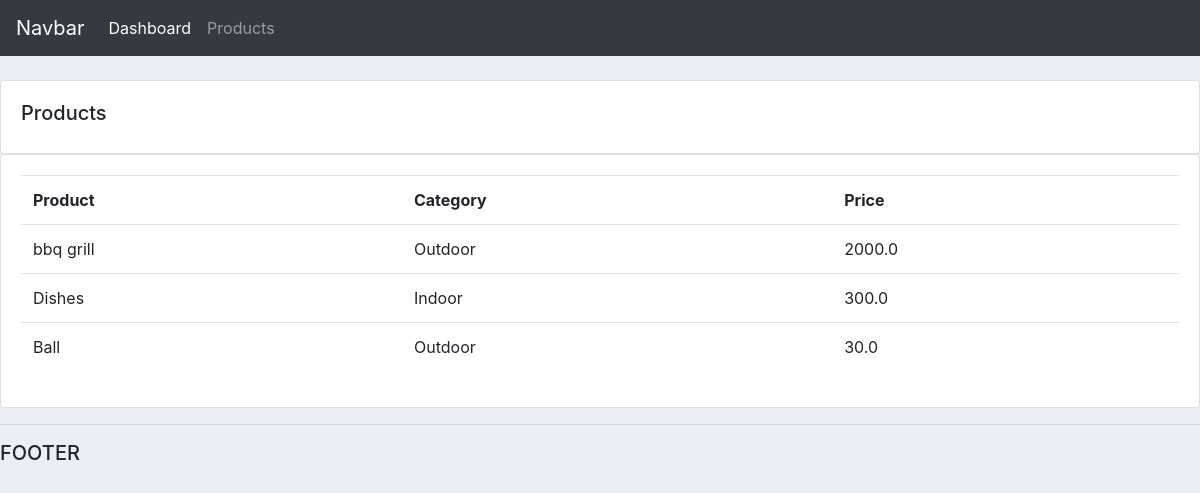
Screenshot of /products/ with the database file from the repository.
### accounts/models.py (models this page shows, shortened)
class Product(models.Model):
    CATEGORY = (
        ('Indoor', 'Indoor'),
        ('Outdoor', 'Outdoor')
    )
    name = models.CharField(max_length=200, null=True)
    price = models.FloatField(null=True)
    category = models.CharField(max_length=200, null=True, choices=CATEGORY)
    description = models.CharField(max_length=200, null=True, blank=True)
    date_created = models.DateTimeField(auto_now_add=True, null=True)
    tags = models.ManyToManyField(Tag)

### accounts/views.py (the view)
# urls.py: path('products/', views.products, name="products"),
def products(request):
    products = Product.objects.all()
    return render(request, 'accounts/products.html', {'products': products})

### accounts/templates/accounts/products.html
{%  extends 'accounts/main.html' %}
{% block content %}
		<br>
		<div class="row">
			<div class="col-md">
				<div class="card card-body">
					<h5>Products</h5>
				</div>
				<div class="card card-body">
					<table class="table">
						<tr>
							<th>Product</th>
							<th>Category</th>
							<th>Price</th>
						</tr>
						{% for i in products %}
							<tr>
								<td>{{i.name}}</td>
								<td>{{i.category}}</td>
								<td>{{i.price}}</td>
							</tr>
						{% endfor %}
					</table>
				</div>
			</div>
		</div>
{% endblock content %}

### accounts/static/accounts/css/main.css (style rules this page uses)
body { background-color: #ebeff5; }

### rows the page displays
Product: name "bbq grill", category "Outdoor", price "2000.0"
Product: name "Dishes", category "Indoor", price "300.0"
Product: name "Ball", category "Outdoor", price "30.0"
